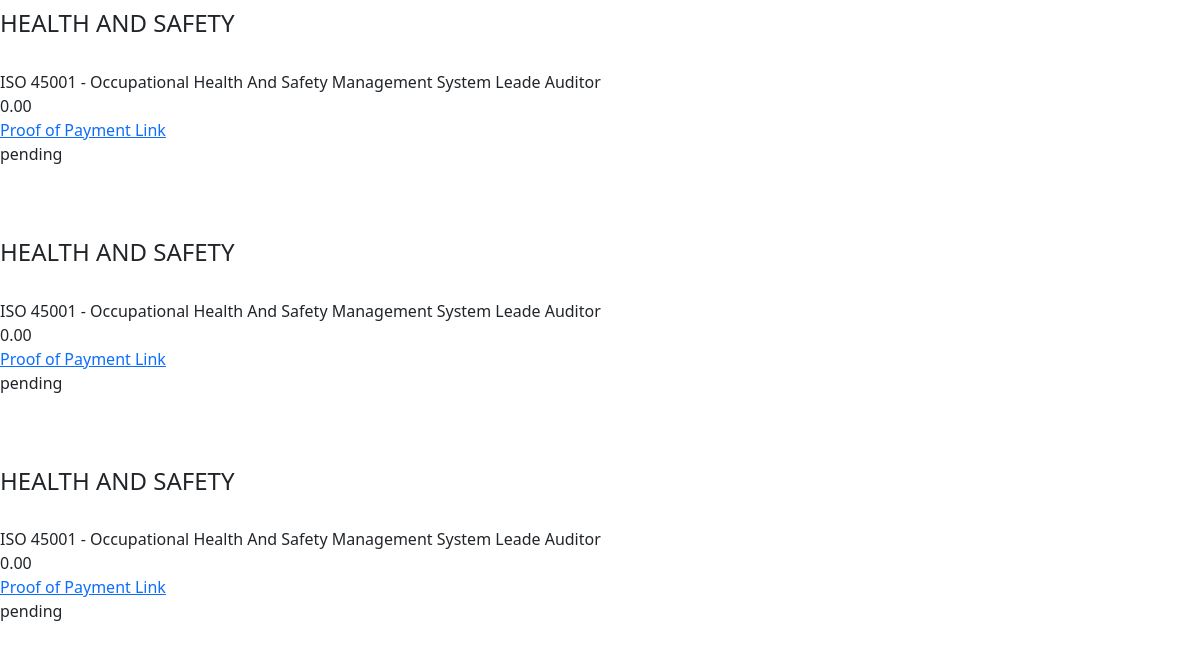
/course/mycourses/ (signed in, lower part), run on an earlier commit of the app's database.
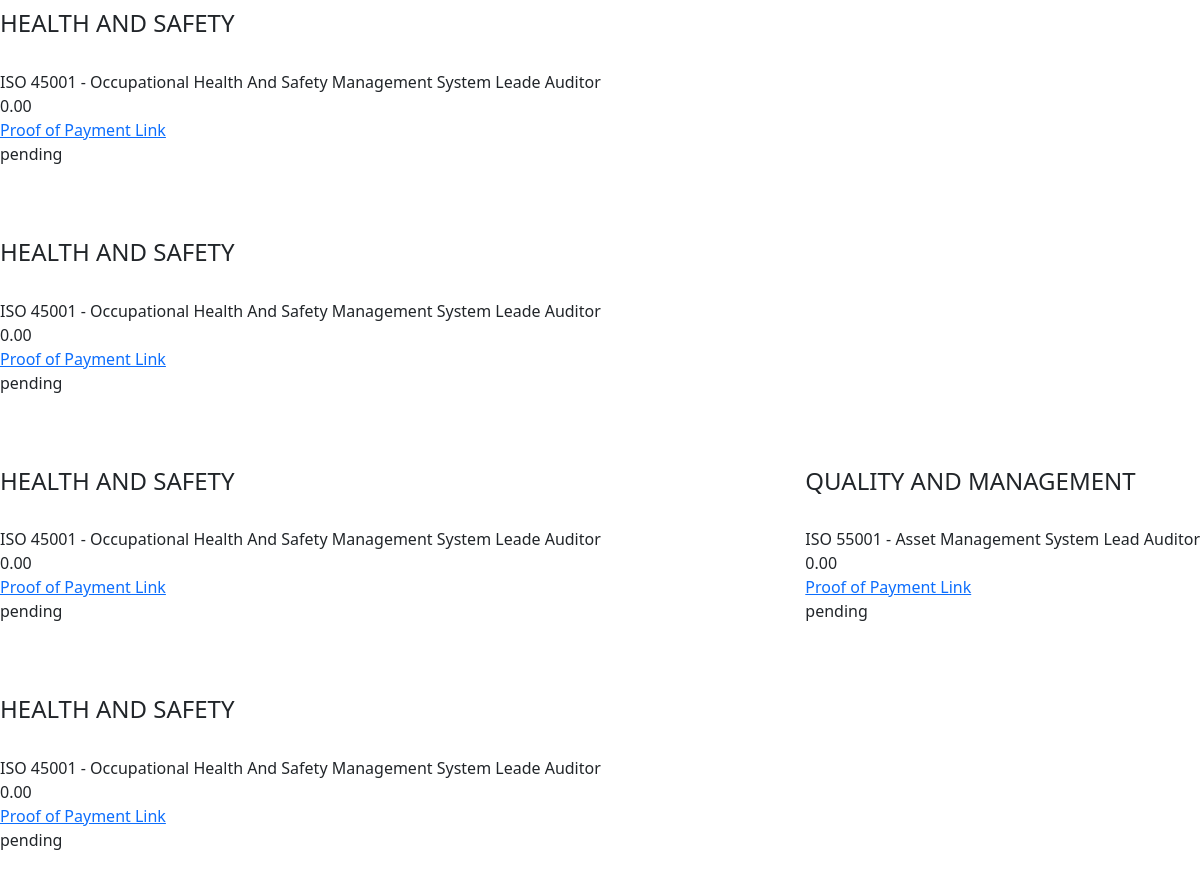
And on a later commit of the database.
### course/models.py (models this page shows, shortened)
class OrderedCourse(models.Model):
    class StatusChoices(models.TextChoices):
        PENDING = 'pending', 'Pending'
        PROCESSING = 'processing', 'Processing'
        PAID = 'paid', 'Paid'
        CANCELLED = 'cancelled', 'Cancelled'
        COMPLETED = 'completed', 'Completed'
    user = models.ForeignKey(Custom_user, related_name='ordered_courses',on_delete=models.CASCADE)
    course = models.ForeignKey(Course, related_name='ordered_courses', on_delete=models.CASCADE)
    price = models.DecimalField(max_digits=12, decimal_places=2, default=0)
    proof_of_payment = models.ImageField(upload_to='payment_images/')
    status = models.CharField(max_length=20, choices=StatusChoices.choices,default=StatusChoices.PENDING)

class Course(models.Model):
    category = models.ForeignKey(Category, related_name='courses',on_delete=models.CASCADE)
    course = models.CharField(max_length=255)
    duration = models.CharField(max_length=255)
    price = models.DecimalField(max_digits=12, decimal_places=2)
    def __str__(self):
        return self.course

class Category(models.Model):
    name = models.CharField(max_length=255)
    class Meta:
        ordering = ('name',)
        verbose_name_plural = 'Categories'
    def __str__(self):
        return self.name

### course/views.py (the view)
# urls.py: path('mycourses/', views.my_courses, name='my_courses' ),
@login_required
def my_courses(request):
    ordered_courses = OrderedCourse.objects.filter(user=request.user)
    user = request.user
    return render(request, 'course/mycourses.html',{
        'ordered_courses': ordered_courses,
        'user' : user
    })

### course/templates/course/mycourses.html
{% extends 'account/base.html' %}
{% block content %}
<div style="display:flex; justify-content:space-between; flex-wrap:wrap;">
{%  for ordered_course in  ordered_courses %}
<div>
    <h4>{{ordered_course.course.category}}</h4><br>
    {{ordered_course.course}} <br>
    {{ordered_course.price}} <br>
    <div><a href="{% url 'account:viewpayment' ordered_course.id  %}">Proof of Payment Link</a></div>
    {{ordered_course.status}} <br> <br><br><br>
</div>
{% endfor %}
</div>
{% endblock %}

### account/templates/account/base.html (shortened to what this page needs)
<html lang="en">
<head>
    <link href="https://cdn.jsdelivr.net/npm/bootstrap@5.3.0-alpha1/dist/css/bootstrap.min.css" rel="stylesheet">
</head>
<body>
    {% block content %}
    {% endblock %}
    <link href="https://cdn.jsdelivr.net/npm/bootstrap@5.3.0-alpha1/dist/css/bootstrap.min.css" rel="stylesheet">
</body>
</html>

What changed in the data, as far as the page shows it:
added OrderedCourse: course.category "QUALITY AND MANAGEMENT", course "ISO 55001 - Asset Management System Lead Auditor", price "0.00", status "pending"
added OrderedCourse: course.category "HEALTH AND SAFETY", course "ISO 45001 - Occupational Health And Safety Management System Leade Auditor", price "0.00", status "pending"
